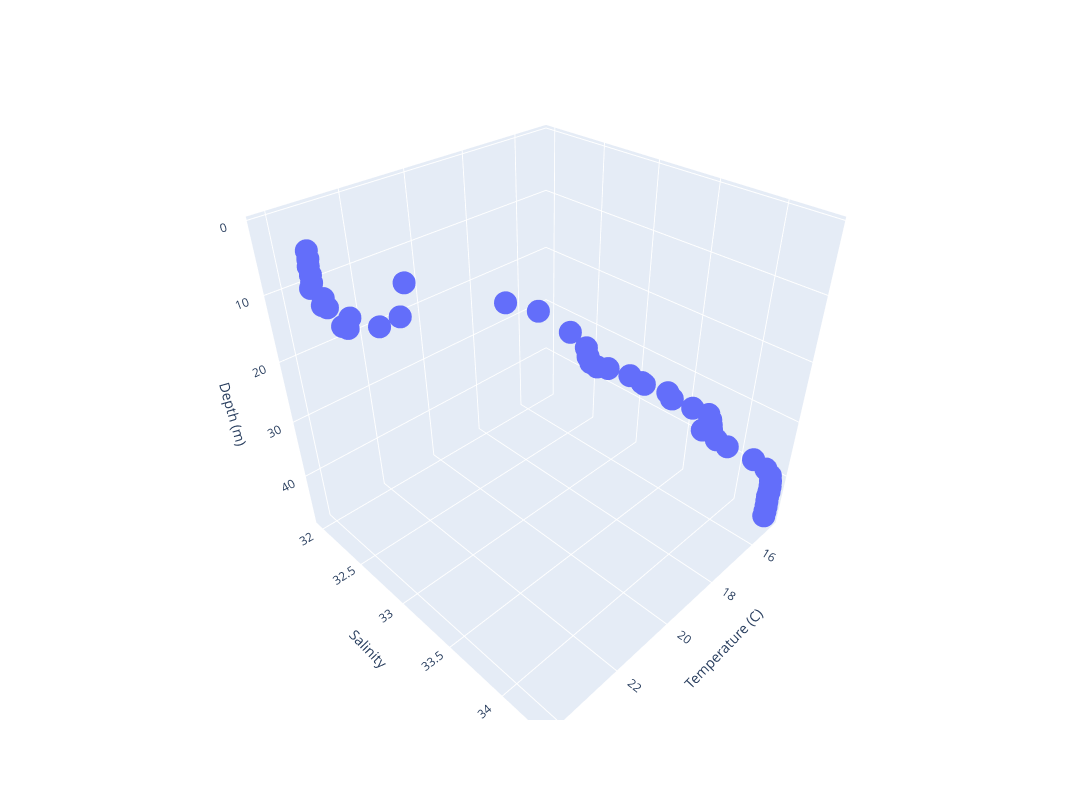

Notebook cell for this chart:
### Code cell
# 3D 스캐터 플롯 생성
fig = px.scatter_3d(df1, x='stmp', y='ssal', z='sdep')

# x, y, z 레이블 설정
fig.update_layout(scene=dict(
                    xaxis_title='Temperature (C)',
                    yaxis_title='Salinity',
                    zaxis_title='Depth (m)'), width=1200, height=800
                  )

# z축 역순 설정 (깊이)
fig.update_layout(scene=dict(zaxis=dict(autorange="reversed")))

# 차트 보여주기
fig.show()

### Figure 1 — Plotly figure (JSON) as saved in the notebook; plotly's stock layout.template omitted (floating-point values rounded to 4 significant figures)
{"data": [{"hovertemplate": "stmp=%{x}<br>ssal=%{y}<br>sdep=%{z}<extra></extra>", "legendgroup": "", "marker": {"color": "#636efa", "symbol": "circle"}, "mode": "markers", "name": "", "scene": "scene", "showlegend": false, "type": "scatter3d", "x": [24.17, 24.17, 24.17, 24.18, 24.19, 24.17, 24.05, 24.08, 23.88, 23.61, 23.74, 23.62, 22.83, 21.99, 20.59, 19.14, 18.59, 18.54, 18.57, 18.63, 18.57, 18.38, 18.0, 17.62, 17.41, 17.2, 16.83, 16.76, 16.53, 16.24, 15.93, 15.89, 15.85, 15.82, 15.77, 15.63, 15.46, 15.19, 15.08, 15.03, 15.01, 15.01, 15.01, 15.01, 15.01, 15.0, 15.0, 15.01], "y": [32.41, 32.41, 32.4, 32.41, 32.41, 32.38, 32.45, 32.43, 32.4, 32.51, 32.53, 32.41, 32.5, 32.42, 31.98, 32.63, 32.81, 33.1, 33.26, 33.29, 33.3, 33.31, 33.33, 33.45, 33.52, 33.5, 33.63, 33.66, 33.62, 33.76, 33.85, 33.86, 33.87, 33.87, 33.79, 33.89, 33.97, 34.16, 34.25, 34.29, 34.3, 34.3, 34.3, 34.3, 34.3, 34.3, 34.3, 34.3], "z": [1, 2, 3, 4, 5, 6, 7, 8, 9, 10, 11, 12, 13, 14, 15, 16, 17, 18, 19, 20, 21, 22, 23, 24, 25, 26, 27, 28, 29, 30, 31, 32, 33, 34, 35, 36, 37, 38, 39, 40, 41, 42, 43, 44, 45, 46, 47, 48]}], "layout": {"height": 800, "legend": {"tracegroupgap": 0}, "margin": {"t": 60}, "scene": {"domain": {"x": [0, 1], "y": [0, 1]}, "xaxis": {"title": {"text": "Temperature (C)"}}, "yaxis": {"title": {"text": "Salinity"}}, "zaxis": {"autorange": "reversed", "title": {"text": "Depth (m)"}}}, "width": 1200}}
